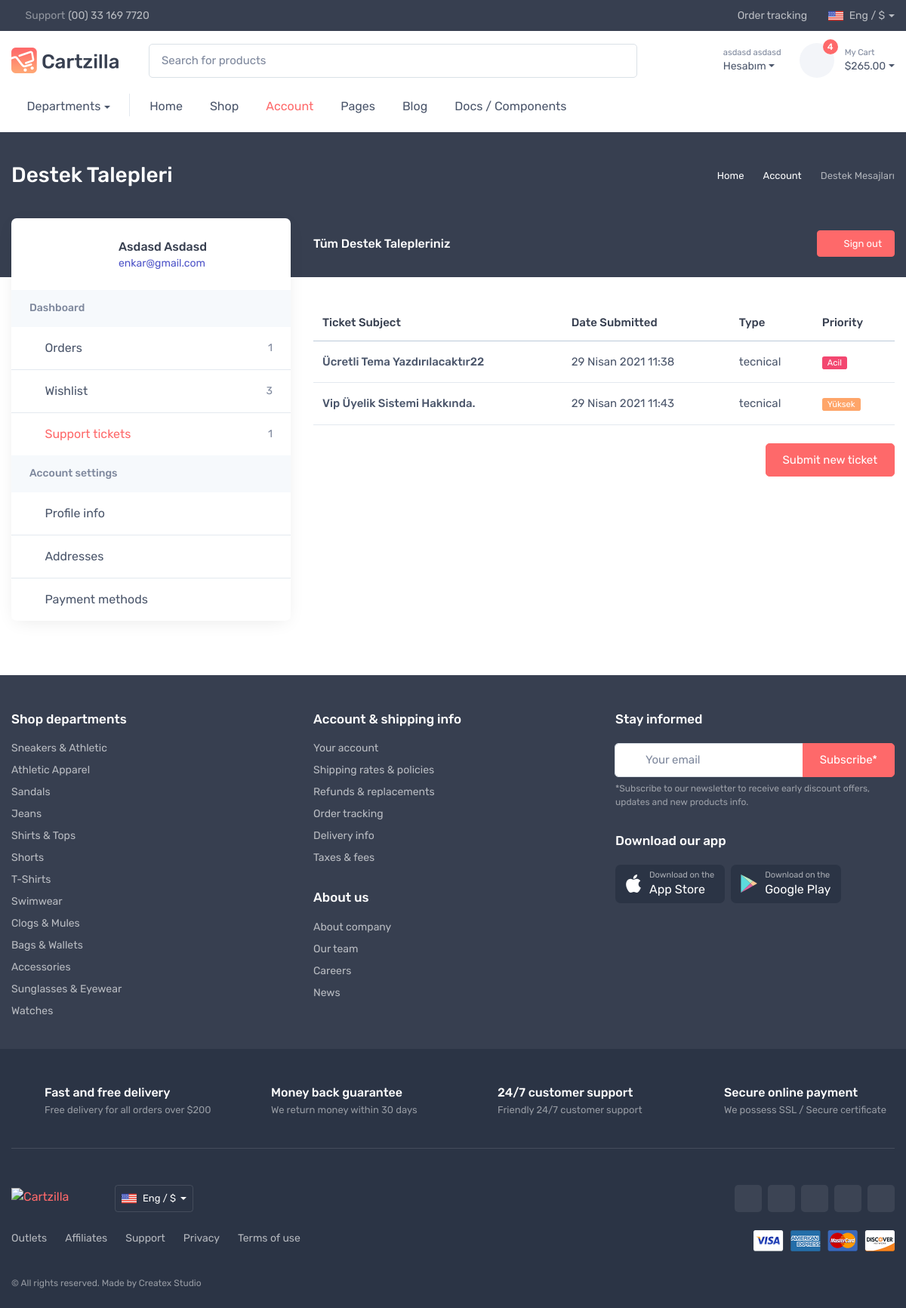
Page /kullanici/destek/ (signed in) on the committed database.
### kullanici/models.py (models this page shows, shortened)
class User(AbstractUser):
    first_name = models.CharField(_('first name'), max_length=150, blank=True,validators=[name_validator])
    last_name = models.CharField(_('last name'), max_length=150, blank=True,validators=[name_validator])
    email = models.EmailField(_('email address'), blank=True,validators=[email_validator],unique=True)
    password = models.CharField(_('password'), max_length=128,validators=[pass_validator])
    adres = models.TextField(max_length=500, blank=False)
    il = models.CharField(max_length=40, blank=False,validators=[])
    ilce = models.CharField(max_length=40, blank=False,validators=[])
    phone = models.CharField( max_length=12,validators=[phone_validator],unique=True)

### direct/models.py (models this page shows, shortened)
class ChatModel(models.Model):
    message_type = models.CharField(max_length=100)
    user = models.ForeignKey(User,on_delete=models.CASCADE)
    priority = models.CharField(max_length=100)
    subject = models.CharField(max_length=150,validators=[val_subject])
    first_message = models.CharField(max_length=250,validators=[val_message])
    created_time = models.DateTimeField(auto_now_add=True)

### kullanici/views.py (the view, shortened to what this page needs)
# urls.py: path("destek/",CreateChatView,name="destek"),
@login_required(login_url=reverse_lazy('login'))
def CreateChatView(request):
    form = CreateChatForm(request.POST or None)
    try:
        chat = ChatModel.objects.filter(user=request.user)
    except Exception as e:
        chat = None
    return render(request,"kullanici/profile/tickets.html",context={"form":form,"chats":chat})

### templates/kullanici/profile/tickets.html (shortened to what this page needs)
{% extends 'kullanici/profile/profile_base.html' %}
{% load static %}
{% block profile_body %}
 <section class="col-lg-12">
          <div class="table-responsive fs-md mb-4">
            <table class="table table-hover mb-0">
              <thead>
                <tr>
                  <th>Ticket Subject</th>
                  <th>Date Submitted</th>
                  <th>Type</th>
                  <th>Priority</th>
                </tr>
              </thead>
              <tbody>
              {% if chats %}
              {% for chat in chats %}
                <tr>
                  <td class="py-3"><a class="nav-link-style fw-medium" href="{% url 'single-ticket' chat.id %}">{{ chat.subject|title }}</a></td>
                  <td class="py-3">{{ chat.created_time }}</td>
                  <td class="py-3">{{ chat.message_type }}</td>
                  <td class="py-3"><span class="badge bg-{{ chat.priority }} m-0">
                      {% if chat.priority == 'danger' %}
                        Acil
                      {% elif chat.priority == 'warning' %}
                        Yüksek
                      {% elif chat.priority == 'info' %}
                        Orta
                    {% elif chat.priority == 'success' %}
                      Düşük
                    {% endif %}
                  </span></td>
                </tr>
              {% endfor %}
              {% endif %}
              </tbody>
            </table>
          </div>
          <div class="text-end">
            <button class="btn btn-primary" data-bs-toggle="modal" data-bs-target="#open-ticket">Submit new ticket</button>
          </div>
        </section>
      </div>
    </div>
{% endblock %}
{% block profil_navigation %}
Destek Mesajları
{% endblock %}
{% block baslik %}
Destek Talepleri
{% endblock %}
{% block sayfa_baslik %}
Tüm Destek Talepleriniz
{% endblock %}

### templates/kullanici/profile/profile_base.html (shortened to what this page needs)
 {% extends 'base/base.html' %}
 {% load static %}
{% block css %}
 <link rel="stylesheet" media="screen" href="{% static 'css/kullanici/profile.css' %}">
 {% endblock %}
 {% block body %}
    <div class="page-title-overlap bg-dark pt-4">
      <div class="container d-lg-flex justify-content-between py-2 py-lg-3">
        <div class="order-lg-2 mb-3 mb-lg-0 pt-lg-2">
          <nav aria-label="breadcrumb">
            <ol class="breadcrumb breadcrumb-light flex-lg-nowrap justify-content-center justify-content-lg-start">
              <li class="breadcrumb-item"><a class="text-nowrap" href="index.html"><i class="ci-home"></i>Home</a></li>
              <li class="breadcrumb-item text-nowrap"><a href="#">Account</a>
              </li>
              <li class="breadcrumb-item text-nowrap active" aria-current="page">{% block profil_navigation %} Profile info {% endblock %}</li>
            </ol>
          </nav>
        </div>
        <div class="order-lg-1 pe-lg-4 text-center text-lg-start">
          <h1 class="h3 text-light mb-0">
            {% block baslik %}{% endblock %}</h1>
        </div>
      </div>
    </div>
    <div class="container pb-5 mb-2 mb-md-4">
      <div class="row">
        <aside class="col-lg-4 pt-4 pt-lg-0 pe-xl-5">
          <div class="bg-white rounded-3 shadow-lg pt-1 mb-5 mb-lg-0">
            <div class="d-md-flex justify-content-between align-items-center text-center text-md-start p-4">
              <div class="d-md-flex align-items-center">
                <div class=" rounded-circle position-relative flex-shrink-0 mx-auto mb-2 mx-md-0 mb-md-0" style="width: 6.375rem;">
                  {% if request.user.profile.image != 'default.jpg' %}
                </div>
                  {% else %}
                  <p class="" id="profileImage" style="background-color:{{ request.user.profile.bg_color }}" ><span class="text text-center">{{ request.user.first_name.0}}{{request.user.last_name.0}}</span></p></div>
                  {% endif %}
                <div class="ps-md-3">
                  <h3 class="fs-base mb-0">{{ request.user.first_name|title }} {{ request.user.last_name|title }}</h3><span class="text-accent fs-sm">{{ request.user.email }}</span>
                </div>
              </div><a class="btn btn-primary d-lg-none mb-2 mt-3 mt-md-0" href="#account-menu" data-bs-toggle="collapse" aria-expanded="false">Account menu</a>
            </div>
            <div class="d-lg-block collapse" id="account-menu">
              <div class="bg-secondary px-4 py-3">
                <h3 class="fs-sm mb-0 text-muted">Dashboard</h3>
              </div>
              {% url 'destek' as destek %}
              {% url 'profile' as profile %}
              <ul class="list-unstyled mb-0">
                <li class="border-bottom mb-0"><a class="nav-link-style d-flex align-items-center px-4 py-3" href="account-orders.html"><i class="ci-bag opacity-60 me-2"></i>Orders<span class="fs-sm text-muted ms-auto">1</span></a></li>
                <li class="border-bottom mb-0"><a class="nav-link-style d-flex align-items-center px-4 py-3" href="account-wishlist.html"><i class="ci-heart opacity-60 me-2"></i>Wishlist<span class="fs-sm text-muted ms-auto">3</span></a></li>
                <li class="mb-0"><a  {% if request.path == destek %} class= "nav-link-style d-flex align-items-center px-4 py-3 active " {% else %} class= "nav-link-style d-flex align-items-center px-4 py-3" {% endif %} href="{% url 'destek' %}"><i class="ci-help opacity-60 me-2"></i>Support tickets<span class="fs-sm text-muted ms-auto">1</span></a></li>
              </ul>
              <div class="bg-secondary px-4 py-3">
                <h3 class="fs-sm mb-0 text-muted">Account settings</h3>
              </div>
              <ul class="list-unstyled mb-0">
                <li class="border-bottom mb-0"><a {% if request.path == profile %} class= "nav-link-style d-flex align-items-center px-4 py-3 active "   {% else %} class= "nav-link-style d-flex align-items-center px-4 py-3 " {% endif %} href="{% url 'profile' %}"><i class="ci-user opacity-60 me-2"></i>Profile info</a></li>
                <li class="border-bottom mb-0"><a class="nav-link-style d-flex align-items-center px-4 py-3" href="account-address.html"><i class="ci-location opacity-60 me-2"></i>Addresses</a></li>
                <li class="mb-0"><a class="nav-link-style d-flex align-items-center px-4 py-3" href="account-payment.html"><i class="ci-card opacity-60 me-2"></i>Payment methods</a></li>
              </ul>
            </div>
          </div>
        </aside>
        <section class="col-lg-8">
          <div class="d-none d-lg-flex justify-content-between align-items-center pt-lg-3 pb-4 pb-lg-5 mb-lg-3">
          {% block ust_icerik %}  <h6 class="fs-base text-light mb-0">{% block sayfa_baslik %} Profilinizi Güncelleyin {% endblock %}</h6>{% endblock %}<a class="btn btn-primary btn-sm" href="{% url 'logout' %}"><i class="ci-sign-out me-2"></i>Sign out</a>
          </div>
              {% block profile_body %}{% endblock %}
      </div>
 {% endblock %}

### templates/base/navbar_profil.html (shortened to what this page needs)
{% load static %}
<div class="dropdown">
                    <a class="navbar-tool ms-1 ms-lg-0 me-n1 me-lg-2 " href="{% url 'login' %}" data-bs-toggle="dropdown">
                <div class="navbar-tool-icon-box"><i class="navbar-tool-icon ci-user"></i></div>
                 <div class="navbar-tool-text ms-n3"><small>{% if user.is_authenticated %} {{user.first_name}} {{user.last_name}} {% else %} Giriş Yapın {% endif %} </small>Hesabım</div></a>
                </div>

### rows in the picture
User: first_name "asdasd", last_name "asdasd", user.first_name "Asdasd", user.last_name "Asdasd", user.email "enkar@gmail.com"
ChatModel: subject "Ücretli Tema Yazdırılacaktır22", created_time "29 Nisan 2021 11:38", message_type "tecnical", priority "Acil"
ChatModel: subject "Vip Üyelik Sistemi Hakkında.", created_time "29 Nisan 2021 11:43", message_type "tecnical", priority "Yüksek"
